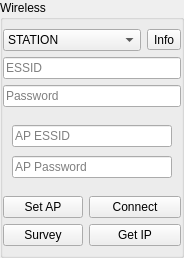
<?xml version="1.0" encoding="UTF-8"?>
<ui version="4.0">
 <class>ConsoleWifiWidget</class>
 <widget class="QWidget" name="ConsoleWifiWidget">
  <property name="geometry">
   <rect>
    <x>0</x>
    <y>0</y>
    <width>184</width>
    <height>258</height>
   </rect>
  </property>
  <property name="windowTitle">
   <string>Form</string>
  </property>
  <layout class="QGridLayout" name="gridLayout_2">
   <property name="margin">
    <number>0</number>
   </property>
   <item row="0" column="0">
    <widget class="QGroupBox" name="wifi_buttons">
     <property name="enabled">
      <bool>true</bool>
     </property>
     <property name="sizePolicy">
      <sizepolicy hsizetype="Minimum" vsizetype="Preferred">
       <horstretch>0</horstretch>
       <verstretch>0</verstretch>
      </sizepolicy>
     </property>
     <property name="title">
      <string>Wireless</string>
     </property>
     <layout class="QGridLayout" name="gridLayout">
      <property name="leftMargin">
       <number>0</number>
      </property>
      <property name="rightMargin">
       <number>0</number>
      </property>
      <item row="1" column="0" colspan="5">
       <widget class="QLineEdit" name="essid_input">
        <property name="placeholderText">
         <string>ESSID</string>
        </property>
       </widget>
      </item>
      <item row="2" column="0" colspan="5">
       <widget class="QLineEdit" name="password_input">
        <property name="echoMode">
         <enum>QLineEdit::Normal</enum>
        </property>
        <property name="placeholderText">
         <string>Password</string>
        </property>
       </widget>
      </item>
      <item row="0" column="4">
       <widget class="QToolButton" name="button_console_bg">
        <property name="focusPolicy">
         <enum>Qt::NoFocus</enum>
        </property>
        <property name="text">
         <string>Info</string>
        </property>
       </widget>
      </item>
      <item row="6" column="0" colspan="2">
       <widget class="QPushButton" name="button_survey">
        <property name="text">
         <string>Survey</string>
        </property>
       </widget>
      </item>
      <item row="5" column="0" colspan="2">
       <widget class="QPushButton" name="button_set_ap">
        <property name="text">
         <string>Set AP</string>
        </property>
       </widget>
      </item>
      <item row="0" column="0" colspan="4">
       <widget class="QComboBox" name="mode_select">
        <property name="enabled">
         <bool>true</bool>
        </property>
        <item>
         <property name="text">
          <string>STATION</string>
         </property>
        </item>
        <item>
         <property name="text">
          <string>SOFTAP</string>
         </property>
        </item>
        <item>
         <property name="text">
          <string>STATIONAP</string>
         </property>
        </item>
       </widget>
      </item>
      <item row="5" column="2" colspan="3">
       <widget class="QPushButton" name="button_connect">
        <property name="text">
         <string>Connect</string>
        </property>
       </widget>
      </item>
      <item row="6" column="2" colspan="3">
       <widget class="QPushButton" name="button_get_ip">
        <property name="text">
         <string>Get IP</string>
        </property>
       </widget>
      </item>
      <item row="4" column="0" colspan="5">
       <widget class="QWidget" name="ap_input" native="true">
        <layout class="QVBoxLayout" name="verticalLayout">
         <item>
          <widget class="QLineEdit" name="ap_essid_input">
           <property name="placeholderText">
            <string>AP ESSID</string>
           </property>
          </widget>
         </item>
         <item>
          <widget class="QLineEdit" name="ap_password_input">
           <property name="echoMode">
            <enum>QLineEdit::Normal</enum>
           </property>
           <property name="placeholderText">
            <string>AP Password</string>
           </property>
          </widget>
         </item>
        </layout>
       </widget>
      </item>
     </layout>
    </widget>
   </item>
  </layout>
 </widget>
 <tabstops>
  <tabstop>mode_select</tabstop>
  <tabstop>essid_input</tabstop>
  <tabstop>password_input</tabstop>
  <tabstop>ap_essid_input</tabstop>
  <tabstop>ap_password_input</tabstop>
  <tabstop>button_set_ap</tabstop>
  <tabstop>button_connect</tabstop>
  <tabstop>button_survey</tabstop>
  <tabstop>button_get_ip</tabstop>
 </tabstops>
 <resources/>
 <connections/>
</ui>
